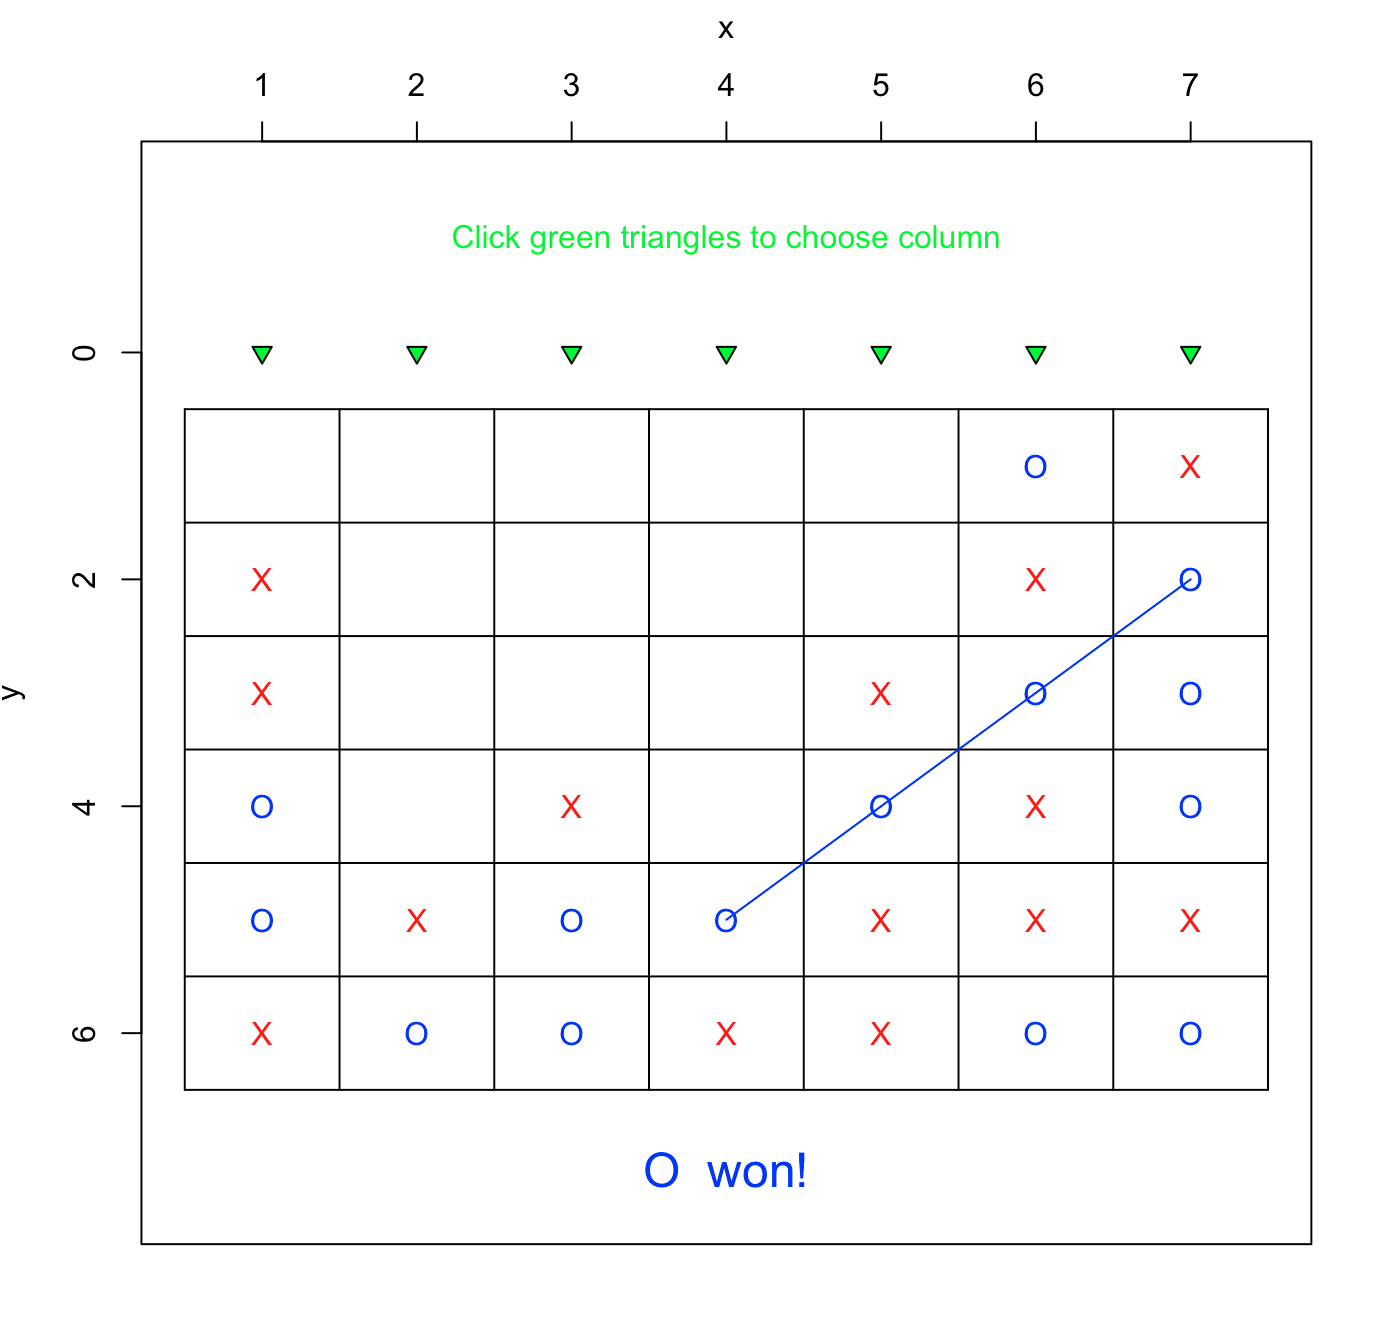

Here is the R script that generated this plot:

## Remove objects from specified environment
rm(list = ls())


#####################################################
############## Begin create a 6x7 Grid ##############

create_grid = function() # creates Connect 4 grid with 6 rows and 7 columns
{
  x = rep(1:7, each = 6) # 7 - columns
  y = rep(1:6, times = 7) # 6 - rows
  z_x = seq(1,7,1) # initial row to choose which column to drop 'O' or 'X' in
  z_y = rep(0, each = 7) # points to click in order to drop 'O' or 'X'
  
  plot(x, y, 
       type = 'n', 
       xlab = '',
       xaxt = 'n',
       xlim = c(0.5, 7.5), 
       ylim = c(7.5, -1.5)) # plots points
  
  points(z_x, z_y, pch = 25, bg = 'green') # columns to choose where to drop 'O' or 'X'
  
  axis(3)                                           
  mtext(text = "x", side = 3, line = 2.5) # changes x-axis location to top
  
  segments(x0 = rep(0.5, each = 6),
           y0 = seq(0.5, 6.5, 1),
           x1 = rep(7.5, each = 6),
           y1 = seq(0.5, 6.5, 1)) # plots horizontal lines
  
  segments(x0 = seq(0.5, 7.5, 1),
           y0 = rep(0.5, each = 7),
           x1 = seq(0.5, 7.5, 1),
           y1 = rep(6.5, each = 7)) # plots vertical lines
  
  board = matrix(data = rep(x = 'E', time = (6*7)), nrow = 6, ncol = 7) # initializing an empty board
  
  return(board)
}

############## End create a 6x7 Grid ##############
###################################################


########################################################
############## Begin check for win status ##############

won = function(player, board) # checks for win status at each step
{
  # Horizontal Check
  for (i in 1:6) # loops through all rows
    {
    for (j in 1:4) # loops through all 4-columns of each row
      {
      if (board[i,j] == player && 
          board[i,j+1] == player && 
          board[i,j+2] == player && 
          board[i,j+3] == player)
        {
        return(c(TRUE, i, j, i, j+1, i, j+2, i, j+3))
        }
       }
     }
  
  # Vertical Check
  for (j in 1:7) # loops through all columns
  {
    for (i in 1:3) # loops through all 4-rows of each column
    {
      if (board[i,j] == player && 
          board[i+1,j] == player && 
          board[i+2,j] == player && 
          board[i+3,j] == player)
      {
        return(c(TRUE, i, j, i+1, j, i+2, j, i+3, j)) # if true, return coordinates
      }
    }
  }
  
  # Right diagonal Check (left - to - right)
 for (i in 1:3) # loops through first three rows (as after fourth row number of right diagonals < 4)
 {
   for (j in 1:4) # loops through all top-right element of each row
   {
     if (board[i,j] == player && 
         board[i+1,j+1] == player && 
         board[i+2,j+2] == player && 
         board[i+3,j+3] == player)
     {
       return(c(TRUE, i, j, i+1, j+1, i+2, j+2, i+3, j+3)) # if true, return coordinates
     }
   }
 }
  
  # Left Diagonal Check (right - to - left)
  for (i in 1:3) # loops through first three rows (as after fourth row number of right diagonals < 4)
  {
    for (j in 4:7) # loops through all bottom-right element of each row
    {
      if (board[i,j] == player && 
          board[i+1,j-1] == player && 
          board[i+2,j-2] == player && 
          board[i+3,j-3] == player)
      {
        return(c(TRUE, i, j, i+1, j-1, i+2, j-2, i+3, j-3)) # if true, return coordinates
      }
    }
  }
  
  return(c(FALSE, 0, 0, 0, 0, 0, 0, 0, 0)) # if no win in any direction, return false
}

############## End check for win status ##############
######################################################

##################################################
############## Begin Playing Loop ################

playing_loop = function(board) # Playing loop using clickable user inputs
{
  z_x = seq(1,7,1) # initial row to choose which column to drop 'O' or 'X' in
  z_y = rep(0, each = 7) # points to click in order to drop 'O' or 'X'
  
  chosen = c() # initializing vector of user inputs and indexes
  player = 'X' # player starts first, computer goes next
  count = 0 # count of game steps
  
  if (count == 0)
  {
    text(x = 4, y = -1, labels = "Click green triangles to choose column", col = "green", cex = 1)
  }
  
  while (count > -1)
  {
    if (player == 'X') # human playing
    {
      index = identify(x = z_x, y = z_y, n = 1, plot = F) # allows user to click column choice
      chosen = append(chosen, index) # appending index to vector of chosen inputs
      col_c = z_x[index] # column to drop 'O' or 'X' in
      
      if (index %in% chosen) # check if column already has an 'O' or 'X' in it
      {
        count = count + 1
        tot = 0
        for (ele in chosen)
        {
          if (ele == index)
          {
            tot = tot + 1
          }
        }
        if (tot > 6) # if entire column is filled to the top
        {
          count = count - 1 # reduce count by 1
          print('Invalid Move, Choose a non-empty column!')
          next # continue loop
        }
        row_c = 7 -  tot
      }
      
      board[row_c, col_c] = player
      cat(sep = "", "count = ", count, ", player = ", player, "\n") #print the current player for the debugging
      print(board)
      text(x = col_c, y = row_c, col = 'red', labels = player) 
      
      if (won(player, board)[1] == 1)
      {
        segments(y0 = c(won(player, board)[2], won(player, board)[4], won(player, board)[6]), 
                 x0 = c(won(player, board)[3], won(player, board)[5], won(player, board)[7]), 
                 y1 = c(won(player, board)[4], won(player, board)[6], won(player, board)[8]), 
                 x1 = c(won(player, board)[5], won(player, board)[7],won(player, board)[9]) , col = 'red')
        
        text(x = 4, y = 7.2, labels = paste(player, " won!"), col = "red", cex = 1.5) #announce the winner on the top
        break
      } else 
      {
        player = ifelse(test = (player == "X"), yes = "O", no = "X") #switch the players: "X" <==> "O"
      }
    } else # computer playing
    {
      index = sample(z_x, replace = TRUE, size = 1) # randomly choose a column from 1:7
      chosen = append(chosen, index) # appending index to vector of chosen inputs
      col_c = z_x[index] # column to drop 'O' or 'X' in
      
      if (index %in% chosen) # check if column already has an 'O' or 'X' in it
      {
        count = count + 1
        tot = 0
        for (ele in chosen)
        {
          if (ele == index)
          {
            tot = tot + 1
          }
        }
        if (tot > 6) # if entire column is filled to the top
        {
          count = count - 1 # reduce count by 1
          next # continue loop
        }
        row_c = 7 -  tot
      }
      
      board[row_c, col_c] = player
      cat(sep = "", "count = ", count, ", player = ", player, "\n") #print the current player for the debugging
      print(board)
      text(x = col_c, y = row_c, col = 'blue', labels = player) 
      
      if (won(player, board)[1] == 1)
      {
        segments(y0 = c(won(player, board)[2], won(player, board)[4], won(player, board)[6]), 
                 x0 = c(won(player, board)[3], won(player, board)[5], won(player, board)[7]), 
                 y1 = c(won(player, board)[4], won(player, board)[6], won(player, board)[8]), 
                 x1 = c(won(player, board)[5], won(player, board)[7],won(player, board)[9]) , col = 'blue')
        
        text(x = 4, y = 7.2, labels = paste(player, " won!"), col = "blue", cex = 1.5) #announce the winner on the top
        break
      } else 
      {
        player = ifelse(test = (player == "X"), yes = "O", no = "X") #switch the players: "X" <==> "O"
      }
    }
    
    if (count > 1) # at least both players have played once
    {
      if (length(unique(c(board))) == 2) # checks if every element in matrix is completely covered by 'O' and 'X' without win
      {
        text(x = 4, y = 7.2, labels = 'Draw!', col = "green", cex = 1.5) #announce draw
        break
      } 
    }
  }
}

############## End Playing Loop ################
################################################

play_connect_4 = function()
{
  board = create_grid()
  playing_loop(board)
}

play_connect_4()
